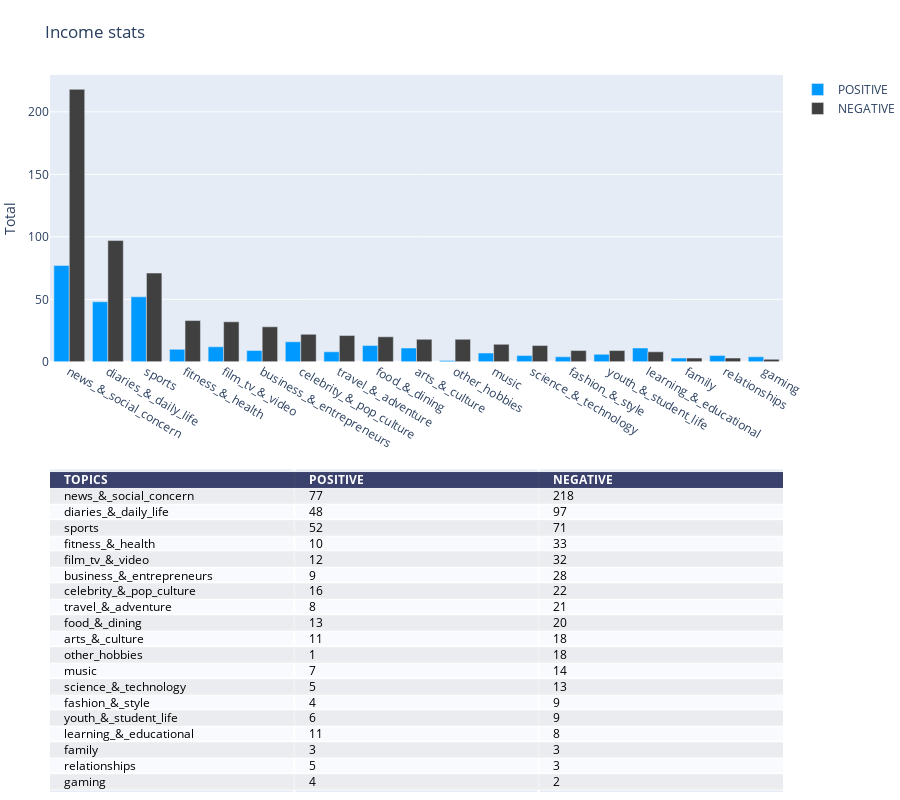

Notebook code cell kept with this figure:
### Code cell
import plotly.graph_objects as go
import plotly.figure_factory as ff

# Add table data
table_data = pd.concat([pos_M,neg_M], axis=1).reset_index(names='TOPICS').sort_values('NEGATIVE', ascending=False)

# table_data['stats'] = ['median weekly family income (WI)',
#  'median monthly mortgage repayment (MR)',
#  'median weekly household income (HI)',
#  'median weekly personal income (PI)',
#  'median weekly rent (WR)',
#  'median age (A)',
#  'average household size (HS)',
#  'average number of persons per bedroom (PPB)']

# Initialize a figure with ff.create_table(table_data)
fig = ff.create_table(table_data, height_constant=60)

x_labels = table_data['TOPICS'] #['(WI)', '(MR)', '(HI)', '(PI)', '(WR)', '(A)', '(HS)', '(PPB)']

# Make traces for graph
trace1 = go.Bar(x=x_labels, y=table_data['POSITIVE'], xaxis='x2', yaxis='y2',
                marker=dict(color='#0099ff'),
                name='POSITIVE')
trace2 = go.Bar(x=x_labels, y=table_data['NEGATIVE'], xaxis='x2', yaxis='y2',
                marker=dict(color='#404040'),
                name='NEGATIVE')

# Add trace data to figure
fig.add_traces([trace1, trace2])

# initialize xaxis2 and yaxis2
fig['layout']['xaxis2'] = {}
fig['layout']['yaxis2'] = {}

# Edit layout for subplots
fig.layout.yaxis.update({'domain': [0, .45]})
fig.layout.yaxis2.update({'domain': [.6, 1]})

# The graph's yaxis2 MUST BE anchored to the graph's xaxis2 and vice versa
fig.layout.yaxis2.update({'anchor': 'x2'})
fig.layout.xaxis2.update({'anchor': 'y2'})
fig.layout.yaxis2.update({'title': 'Total'})

# Update the margins to add a title and see graph x-labels.
fig.layout.margin.update({'t':75, 'l':50})
fig.layout.update({'title': 'Income stats'})

# Update the height because adding a graph vertically will interact with
# the plot height calculated for the table
fig.layout.update({'height':800})

# Plot!
fig.show()

### Figure 1 — Plotly figure (JSON) as saved in the notebook; plotly's stock layout.template omitted (floating-point values rounded to 4 significant figures)
{"data": [{"colorscale": [[0, "#00083e"], [0.5, "#ededee"], [1, "#ffffff"]], "hoverinfo": "none", "opacity": 0.75, "showscale": false, "type": "heatmap", "z": [[0, 0, 0], [0.5, 0.5, 0.5], [1, 1, 1], [0.5, 0.5, 0.5], [1, 1, 1], [0.5, 0.5, 0.5], [1, 1, 1], [0.5, 0.5, 0.5], [1, 1, 1], [0.5, 0.5, 0.5], [1, 1, 1], [0.5, 0.5, 0.5], [1, 1, 1], [0.5, 0.5, 0.5], [1, 1, 1], [0.5, 0.5, 0.5], [1, 1, 1], [0.5, 0.5, 0.5], [1, 1, 1], [0.5, 0.5, 0.5]]}, {"marker": {"color": "#0099ff"}, "name": "POSITIVE", "type": "bar", "x": ["news_&_social_concern", "diaries_&_daily_life", "sports", "fitness_&_health", "film_tv_&_video", "business_&_entrepreneurs", "celebrity_&_pop_culture", "travel_&_adventure", "food_&_dining", "arts_&_culture", "other_hobbies", "music", "science_&_technology", "fashion_&_style", "youth_&_student_life", "learning_&_educational", "family", "relationships", "gaming"], "xaxis": "x2", "y": [77, 48, 52, 10, 12, 9, 16, 8, 13, 11, 1, 7, 5, 4, 6, 11, 3, 5, 4], "yaxis": "y2"}, {"marker": {"color": "#404040"}, "name": "NEGATIVE", "type": "bar", "x": ["news_&_social_concern", "diaries_&_daily_life", "sports", "fitness_&_health", "film_tv_&_video", "business_&_entrepreneurs", "celebrity_&_pop_culture", "travel_&_adventure", "food_&_dining", "arts_&_culture", "other_hobbies", "music", "science_&_technology", "fashion_&_style", "youth_&_student_life", "learning_&_educational", "family", "relationships", "gaming"], "xaxis": "x2", "y": [218, 97, 71, 33, 32, 28, 22, 21, 20, 18, 18, 14, 13, 9, 9, 8, 3, 3, 2], "yaxis": "y2"}], "layout": {"annotations": [{"align": "left", "font": {"color": "#ffffff"}, "showarrow": false, "text": "<b>TOPICS</b>", "x": -0.45, "xanchor": "left", "xref": "x", "y": 0, "yref": "y"}, {"align": "left", "font": {"color": "#ffffff"}, "showarrow": false, "text": "<b>POSITIVE</b>", "x": 0.55, "xanchor": "left", "xref": "x", "y": 0, "yref": "y"}, {"align": "left", "font": {"color": "#ffffff"}, "showarrow": false, "text": "<b>NEGATIVE</b>", "x": 1.55, "xanchor": "left", "xref": "x", "y": 0, "yref": "y"}, {"align": "left", "font": {"color": "#000000"}, "showarrow": false, "text": "news_&_social_concern", "x": -0.45, "xanchor": "left", "xref": "x", "y": 1, "yref": "y"}, {"align": "left", "font": {"color": "#000000"}, "showarrow": false, "text": "77", "x": 0.55, "xanchor": "left", "xref": "x", "y": 1, "yref": "y"}, {"align": "left", "font": {"color": "#000000"}, "showarrow": false, "text": "218", "x": 1.55, "xanchor": "left", "xref": "x", "y": 1, "yref": "y"}, {"align": "left", "font": {"color": "#000000"}, "showarrow": false, "text": "diaries_&_daily_life", "x": -0.45, "xanchor": "left", "xref": "x", "y": 2, "yref": "y"}, {"align": "left", "font": {"color": "#000000"}, "showarrow": false, "text": "48", "x": 0.55, "xanchor": "left", "xref": "x", "y": 2, "yref": "y"}, {"align": "left", "font": {"color": "#000000"}, "showarrow": false, "text": "97", "x": 1.55, "xanchor": "left", "xref": "x", "y": 2, "yref": "y"}, {"align": "left", "font": {"color": "#000000"}, "showarrow": false, "text": "sports", "x": -0.45, "xanchor": "left", "xref": "x", "y": 3, "yref": "y"}, {"align": "left", "font": {"color": "#000000"}, "showarrow": false, "text": "52", "x": 0.55, "xanchor": "left", "xref": "x", "y": 3, "yref": "y"}, {"align": "left", "font": {"color": "#000000"}, "showarrow": false, "text": "71", "x": 1.55, "xanchor": "left", "xref": "x", "y": 3, "yref": "y"}, {"align": "left", "font": {"color": "#000000"}, "showarrow": false, "text": "fitness_&_health", "x": -0.45, "xanchor": "left", "xref": "x", "y": 4, "yref": "y"}, {"align": "left", "font": {"color": "#000000"}, "showarrow": false, "text": "10", "x": 0.55, "xanchor": "left", "xref": "x", "y": 4, "yref": "y"}, {"align": "left", "font": {"color": "#000000"}, "showarrow": false, "text": "33", "x": 1.55, "xanchor": "left", "xref": "x", "y": 4, "yref": "y"}, {"align": "left", "font": {"color": "#000000"}, "showarrow": false, "text": "film_tv_&_video", "x": -0.45, "xanchor": "left", "xref": "x", "y": 5, "yref": "y"}, {"align": "left", "font": {"color": "#000000"}, "showarrow": false, "text": "12", "x": 0.55, "xanchor": "left", "xref": "x", "y": 5, "yref": "y"}, {"align": "left", "font": {"color": "#000000"}, "showarrow": false, "text": "32", "x": 1.55, "xanchor": "left", "xref": "x", "y": 5, "yref": "y"}, {"align": "left", "font": {"color": "#000000"}, "showarrow": false, "text": "business_&_entrepreneurs", "x": -0.45, "xanchor": "left", "xref": "x", "y": 6, "yref": "y"}, {"align": "left", "font": {"color": "#000000"}, "showarrow": false, "text": "9", "x": 0.55, "xanchor": "left", "xref": "x", "y": 6, "yref": "y"}, {"align": "left", "font": {"color": "#000000"}, "showarrow": false, "text": "28", "x": 1.55, "xanchor": "left", "xref": "x", "y": 6, "yref": "y"}, {"align": "left", "font": {"color": "#000000"}, "showarrow": false, "text": "celebrity_&_pop_culture", "x": -0.45, "xanchor": "left", "xref": "x", "y": 7, "yref": "y"}, {"align": "left", "font": {"color": "#000000"}, "showarrow": false, "text": "16", "x": 0.55, "xanchor": "left", "xref": "x", "y": 7, "yref": "y"}, {"align": "left", "font": {"color": "#000000"}, "showarrow": false, "text": "22", "x": 1.55, "xanchor": "left", "xref": "x", "y": 7, "yref": "y"}, {"align": "left", "font": {"color": "#000000"}, "showarrow": false, "text": "travel_&_adventure", "x": -0.45, "xanchor": "left", "xref": "x", "y": 8, "yref": "y"}, {"align": "left", "font": {"color": "#000000"}, "showarrow": false, "text": "8", "x": 0.55, "xanchor": "left", "xref": "x", "y": 8, "yref": "y"}, {"align": "left", "font": {"color": "#000000"}, "showarrow": false, "text": "21", "x": 1.55, "xanchor": "left", "xref": "x", "y": 8, "yref": "y"}, {"align": "left", "font": {"color": "#000000"}, "showarrow": false, "text": "food_&_dining", "x": -0.45, "xanchor": "left", "xref": "x", "y": 9, "yref": "y"}, {"align": "left", "font": {"color": "#000000"}, "showarrow": false, "text": "13", "x": 0.55, "xanchor": "left", "xref": "x", "y": 9, "yref": "y"}, {"align": "left", "font": {"color": "#000000"}, "showarrow": false, "text": "20", "x": 1.55, "xanchor": "left", "xref": "x", "y": 9, "yref": "y"}, {"align": "left", "font": {"color": "#000000"}, "showarrow": false, "text": "arts_&_culture", "x": -0.45, "xanchor": "left", "xref": "x", "y": 10, "yref": "y"}, {"align": "left", "font": {"color": "#000000"}, "showarrow": false, "text": "11", "x": 0.55, "xanchor": "left", "xref": "x", "y": 10, "yref": "y"}, {"align": "left", "font": {"color": "#000000"}, "showarrow": false, "text": "18", "x": 1.55, "xanchor": "left", "xref": "x", "y": 10, "yref": "y"}, {"align": "left", "font": {"color": "#000000"}, "showarrow": false, "text": "other_hobbies", "x": -0.45, "xanchor": "left", "xref": "x", "y": 11, "yref": "y"}, {"align": "left", "font": {"color": "#000000"}, "showarrow": false, "text": "1", "x": 0.55, "xanchor": "left", "xref": "x", "y": 11, "yref": "y"}, {"align": "left", "font": {"color": "#000000"}, "showarrow": false, "text": "18", "x": 1.55, "xanchor": "left", "xref": "x", "y": 11, "yref": "y"}, {"align": "left", "font": {"color": "#000000"}, "showarrow": false, "text": "music", "x": -0.45, "xanchor": "left", "xref": "x", "y": 12, "yref": "y"}, {"align": "left", "font": {"color": "#000000"}, "showarrow": false, "text": "7", "x": 0.55, "xanchor": "left", "xref": "x", "y": 12, "yref": "y"}, {"align": "left", "font": {"color": "#000000"}, "showarrow": false, "text": "14", "x": 1.55, "xanchor": "left", "xref": "x", "y": 12, "yref": "y"}, {"align": "left", "font": {"color": "#000000"}, "showarrow": false, "text": "science_&_technology", "x": -0.45, "xanchor": "left", "xref": "x", "y": 13, "yref": "y"}, {"align": "left", "font": {"color": "#000000"}, "showarrow": false, "text": "5", "x": 0.55, "xanchor": "left", "xref": "x", "y": 13, "yref": "y"}, {"align": "left", "font": {"color": "#000000"}, "showarrow": false, "text": "13", "x": 1.55, "xanchor": "left", "xref": "x", "y": 13, "yref": "y"}, {"align": "left", "font": {"color": "#000000"}, "showarrow": false, "text": "fashion_&_style", "x": -0.45, "xanchor": "left", "xref": "x", "y": 14, "yref": "y"}, {"align": "left", "font": {"color": "#000000"}, "showarrow": false, "text": "4", "x": 0.55, "xanchor": "left", "xref": "x", "y": 14, "yref": "y"}, {"align": "left", "font": {"color": "#000000"}, "showarrow": false, "text": "9", "x": 1.55, "xanchor": "left", "xref": "x", "y": 14, "yref": "y"}, {"align": "left", "font": {"color": "#000000"}, "showarrow": false, "text": "youth_&_student_life", "x": -0.45, "xanchor": "left", "xref": "x", "y": 15, "yref": "y"}, {"align": "left", "font": {"color": "#000000"}, "showarrow": false, "text": "6", "x": 0.55, "xanchor": "left", "xref": "x", "y": 15, "yref": "y"}, {"align": "left", "font": {"color": "#000000"}, "showarrow": false, "text": "9", "x": 1.55, "xanchor": "left", "xref": "x", "y": 15, "yref": "y"}, {"align": "left", "font": {"color": "#000000"}, "showarrow": false, "text": "learning_&_educational", "x": -0.45, "xanchor": "left", "xref": "x", "y": 16, "yref": "y"}, {"align": "left", "font": {"color": "#000000"}, "showarrow": false, "text": "11", "x": 0.55, "xanchor": "left", "xref": "x", "y": 16, "yref": "y"}, {"align": "left", "font": {"color": "#000000"}, "showarrow": false, "text": "8", "x": 1.55, "xanchor": "left", "xref": "x", "y": 16, "yref": "y"}, {"align": "left", "font": {"color": "#000000"}, "showarrow": false, "text": "family", "x": -0.45, "xanchor": "left", "xref": "x", "y": 17, "yref": "y"}, {"align": "left", "font": {"color": "#000000"}, "showarrow": false, "text": "3", "x": 0.55, "xanchor": "left", "xref": "x", "y": 17, "yref": "y"}, {"align": "left", "font": {"color": "#000000"}, "showarrow": false, "text": "3", "x": 1.55, "xanchor": "left", "xref": "x", "y": 17, "yref": "y"}, {"align": "left", "font": {"color": "#000000"}, "showarrow": false, "text": "relationships", "x": -0.45, "xanchor": "left", "xref": "x", "y": 18, "yref": "y"}, {"align": "left", "font": {"color": "#000000"}, "showarrow": false, "text": "5", "x": 0.55, "xanchor": "left", "xref": "x", "y": 18, "yref": "y"}, {"align": "left", "font": {"color": "#000000"}, "showarrow": false, "text": "3", "x": 1.55, "xanchor": "left", "xref": "x", "y": 18, "yref": "y"}, {"align": "left", "font": {"color": "#000000"}, "showarrow": false, "text": "gaming", "x": -0.45, "xanchor": "left", "xref": "x", "y": 19, "yref": "y"}, {"align": "left", "font": {"color": "#000000"}, "showarrow": false, "text": "4", "x": 0.55, "xanchor": "left", "xref": "x", "y": 19, "yref": "y"}, {"align": "left", "font": {"color": "#000000"}, "showarrow": false, "text": "2", "x": 1.55, "xanchor": "left", "xref": "x", "y": 19, "yref": "y"}], "height": 800, "margin": {"b": 0, "l": 50, "r": 0, "t": 75}, "title": {"text": "Income stats"}, "xaxis": {"dtick": 1, "gridwidth": 2, "showticklabels": false, "tick0": -0.5, "ticks": "", "zeroline": false}, "xaxis2": {"anchor": "y2"}, "yaxis": {"autorange": "reversed", "domain": [0, 0.45], "dtick": 1, "gridwidth": 2, "showticklabels": false, "tick0": 0.5, "ticks": "", "zeroline": false}, "yaxis2": {"anchor": "x2", "domain": [0.6, 1], "title": {"text": "Total"}}}}
